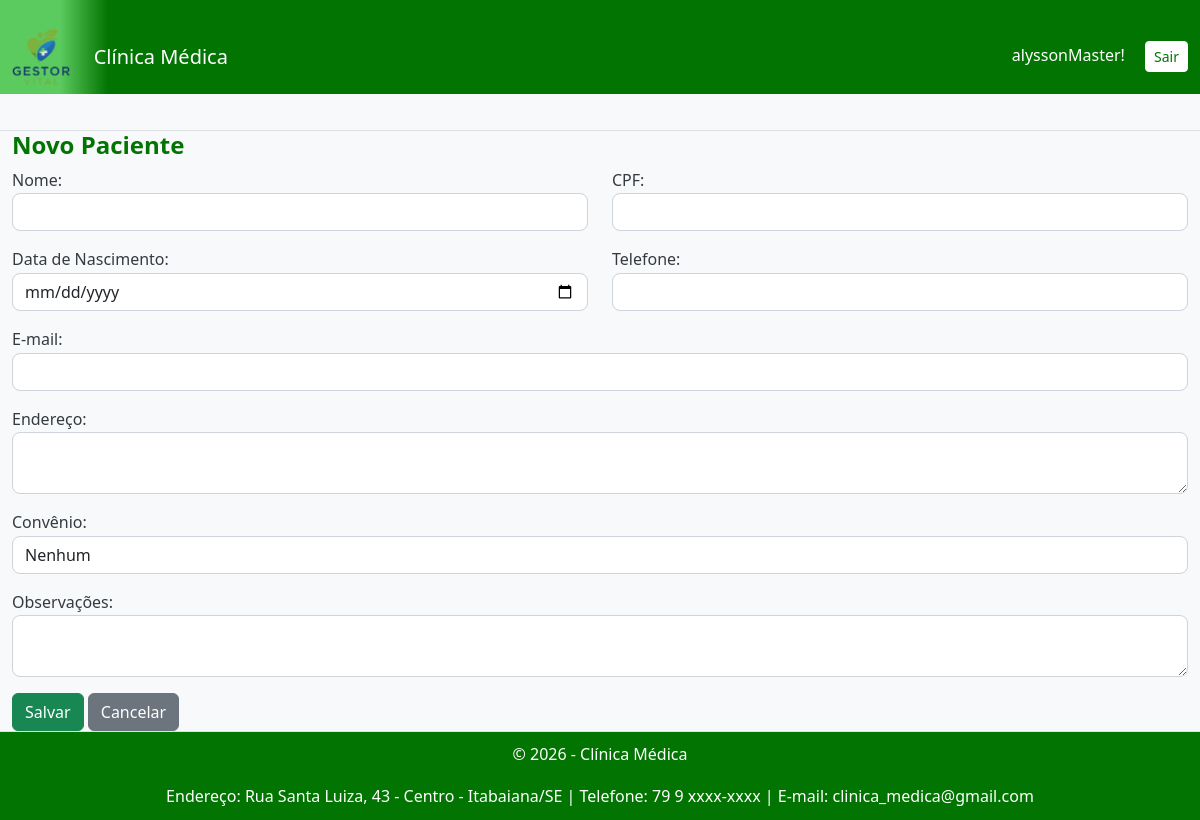
Page /clinica_medica/private/pacientes/cadastrar.php (signed in) on the committed database.
### tables this page shows
CREATE TABLE `identidade_clinica` (
  `id` int(11) NOT NULL,
  `nome_clinica` varchar(255) NOT NULL,
  `url_logo` varchar(255) DEFAULT NULL,
  `endereco` varchar(255) DEFAULT NULL,
  `telefone` varchar(20) DEFAULT NULL,
  `email` varchar(100) DEFAULT NULL,
  `ultimo_update` timestamp NOT NULL DEFAULT CURRENT_TIMESTAMP ON UPDATE CURRENT_TIMESTAMP,
  `cor_primaria` varchar(7) DEFAULT '#007bff'
);

### config/helpers.php (called while the page is built, shortened)
<?php
function get_contrast_color($hexcolor) {
    $hexcolor = ltrim($hexcolor, '#');
    $r = hexdec(substr($hexcolor, 0, 2));
    $g = hexdec(substr($hexcolor, 2, 2));
    $b = hexdec(substr($hexcolor, 4, 2));
    $luminance = (0.299 * $r + 0.587 * $g + 0.114 * $b) / 255;
    return $luminance > 0.5 ? '#000000' : '#FFFFFF';
}
?>

### clinica_medica/private/pacientes/cadastrar.php (the view, shortened to what this page needs)
<?php
require_once "../includes/cabecalho.php";
require_once "../includes/menu.php";
require_once "../../config/config.php";
?>
<h4>Novo Paciente</h4>
<form method="POST">
    <div class="row mb-3">
        <div class="col">
            <label>Nome:</label>
            <input type="text" name="nome" class="form-control" required>
        </div>
        <div class="col">
            <label>CPF:</label>
            <input type="text" name="cpf" class="form-control" required>
        </div>
    </div>
    <div class="row mb-3">
        <div class="col">
            <label>Data de Nascimento:</label>
            <input type="date" name="data_nascimento" class="form-control">
        </div>
        <div class="col">
            <label>Telefone:</label>
            <input type="text" name="telefone" class="form-control">
        </div>
    </div>
    <div class="mb-3">
        <label>E-mail:</label>
        <input type="email" name="email" class="form-control">
    </div>
    <div class="mb-3">
        <label>Endereço:</label>
        <textarea name="endereco" class="form-control"></textarea>
    </div>
    <div class="mb-3">
        <label>Convênio:</label>
        <select name="convenio_id" class="form-control">
            <option value="">Nenhum</option>
        </select>
    </div>
    <div class="mb-3">
        <label>Observações:</label>
        <textarea name="observacoes" class="form-control"></textarea>
    </div>
    <button type="submit" class="btn btn-success">Salvar</button>
    <a href="listar.php" class="btn btn-secondary">Cancelar</a>
</form>
<?php require_once "../includes/rodape.php"; ?>

### clinica_medica/private/includes/cabecalho.php (shortened to what this page needs)
<?php
require_once __DIR__ . '/../../config/config.php';
require_once __DIR__ . '/../../../config/helpers.php';
$caminho_base_do_projeto = '/';
$nome_clinica = "Clínica Médica";
$url_logo = "logo_padrao.png";
$cor_primaria = "#007bff";
try {
    $sql = "SELECT nome_clinica, url_logo, cor_primaria FROM identidade_clinica ORDER BY id DESC LIMIT 1";
    $result = $conn->query($sql);
    if ($result && $result->num_rows > 0) {
        $identidade = $result->fetch_assoc();
        $nome_clinica = htmlspecialchars($identidade['nome_clinica']);
        if (!empty($identidade['url_logo'])) {
            $url_logo = htmlspecialchars($identidade['url_logo']);
        }
        if (!empty($identidade['cor_primaria'])) {
            $cor_primaria = htmlspecialchars($identidade['cor_primaria']);
        }
    }
} catch (Exception $e) {
    error_log("Erro ao buscar identidade da clínica: " . $e->getMessage());
}
$nome_pasta_clinica = 'clinica_medica';
$caminho_base_clinica_publica = $caminho_base_do_projeto . $nome_pasta_clinica . '/public/';
$caminho_base_clinica_uploads = $caminho_base_do_projeto . $nome_pasta_clinica . '/';
$cor_contraste = get_contrast_color($cor_primaria);
?>
<!DOCTYPE html>
<html lang="pt-br">
<head>
    <link href="https://cdn.jsdelivr.net/npm/bootstrap@5.3.2/dist/css/bootstrap.min.css" rel="stylesheet">
    <link rel="stylesheet" href="https://cdnjs.cloudflare.com/ajax/libs/font-awesome/6.5.2/css/all.min.css">
    <link rel="stylesheet" href="<?= $caminho_base_clinica_publica . 'assets/css/style.css' ?>">
</head>
<body>
<nav class="navbar navbar-expand-lg navbar-dark navbar-custom">
    <div class="container-fluid">
        <a class="navbar-brand" href="../dashboard.php">
            <img src="<?= $caminho_base_clinica_uploads . $url_logo ?>" alt="Logo da <?= $nome_clinica ?>" class="logo-img">
            <span class="ms-2"><?= $nome_clinica ?></span>
        </a>
        <div>
            <span class="me-3" style="color: <?= $cor_contraste ?>;"><?= htmlspecialchars($_SESSION['usuario_nome']); ?>!</span>
            <a href="<?= $caminho_base_do_projeto ?>logout.php" class="btn btn-sm btn-custom-logout">Sair</a>
        </div>
    </div>
</nav>
<div class="container-fluid">
    <div class="row">

### clinica_medica/private/includes/rodape.php (shortened to what this page needs)
<?php
$dados_rodape = [
    'nome_clinica' => 'Clínica Médica',
    'endereco' => '',
    'telefone' => '',
    'email' => '',
    'cor_primaria' => '#f8f9fa'
];
try {
    if (isset($conn) && $conn->ping()) {
        $sql = "SELECT nome_clinica, endereco, telefone, email, cor_primaria FROM identidade_clinica ORDER BY id DESC LIMIT 1";
        $result = $conn->query($sql);
        if ($result && $result->num_rows > 0) {
            $dados_rodape = $result->fetch_assoc();
        }
    }
} catch (Exception $e) {
    error_log("Erro ao buscar dados do rodapé: " . $e->getMessage());
}
?>
    <footer style="text-align: center; padding: 10px; background-color: <?= htmlspecialchars($dados_rodape['cor_primaria']) ?>; color: white; border-top: 1px solid #dee2e6;">
        <p>&copy; <?= date('Y') ?> - <?= htmlspecialchars($dados_rodape['nome_clinica']) ?></p>
        <p style="margin-bottom: 0;">
            Endereço: <?= htmlspecialchars($dados_rodape['endereco']) ?> |
            Telefone: <?= htmlspecialchars($dados_rodape['telefone']) ?> |
            E-mail: <?= htmlspecialchars($dados_rodape['email']) ?>
        </p>
    </footer>
</body>
</html>

### clinica_medica/public/assets/css/style.css (style rules this page uses)
:root { --primary-color: #007bff; --secondary-color: #6c757d; --background-color: #f8f9fa; --text-color: #343a40; --shadow-light: 0 4px 6px rgba(0, 0, 0, 0.1); --border-radius: 8px; }
body { overflow-y: scroll; background-color: var(--background-color); color: var(--text-color); font-family: 'Segoe UI', 'Roboto', 'Helvetica Neue', Arial, sans-serif; line-height: 1.6; }
h1, h2, h3, h4, h5, h6 { color: var(--primary-color); font-weight: 600; }
.container-fluid { padding-top: 20px; }
.form-control, .form-select { border-radius: var(--border-radius); border-color: #ced4da; box-shadow: none; transition: border-color 0.2s ease, box-shadow 0.2s ease; }
.navbar-custom { min-height: 60px; }
.navbar-brand { height: 100%; padding-top: 0; padding-bottom: 0; display: flex; align-items: center; }
.logo-img { height: 98%; max-height: 50px; width: auto; object-fit: contain; }

### rows in the picture
identidade_clinica: url_logo (picture), nome_clinica "Clínica Médica", endereco "Rua Santa Luiza, 43 - Centro - Itabaiana/SE", telefone "79 9 xxxx-xxxx", email "clinica_medica@gmail.com"

### other values in the picture
$_SESSION['usuario_nome'] "alyssonMaster"
